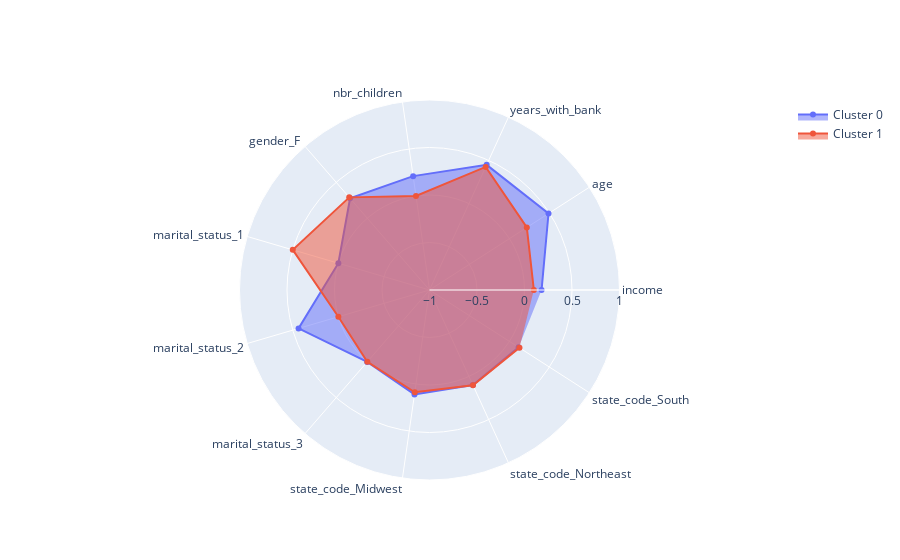

The notebook cell this image was saved under:
### Code cell
features = list(means3.columns)

fig = go.Figure()

clusters=[0,1]

for c in clusters:
    fig.add_trace(go.Scatterpolar(
          r=list(means3.loc[c]),
          theta=features,
          fill='toself',
          name='Cluster '+str(c)
    ))

fig.update_layout(
      polar=dict(
        radialaxis=dict(
          visible=True,
          range=[-1, 1]
        )),
      showlegend=True
    )

fig.show()

### Figure 1 — Plotly figure (JSON) as saved in the notebook; plotly's stock layout.template omitted (floating-point values rounded to 4 significant figures)
{"data": [{"fill": "toself", "name": "Cluster 0", "r": [0.1797, 0.489, 0.4483, 0.2109, 0.2767, 0, 0.4367, 0.001241, 0.1104, 0.09926, 0.1154], "theta": ["income", "age", "years_with_bank", "nbr_children", "gender_F ", "marital_status_1", "marital_status_2", "marital_status_3", "state_code_Midwest", "state_code_Northeast", "state_code_South"], "type": "scatterpolar"}, {"fill": "toself", "name": "Cluster 1", "r": [0.09858, 0.2176, 0.4242, 0, 0.2901, 0.5, 0, 0, 0.08759, 0.1022, 0.1259], "theta": ["income", "age", "years_with_bank", "nbr_children", "gender_F ", "marital_status_1", "marital_status_2", "marital_status_3", "state_code_Midwest", "state_code_Northeast", "state_code_South"], "type": "scatterpolar"}], "layout": {"autosize": true, "polar": {"angularaxis": {"type": "category"}, "radialaxis": {"autorange": false, "range": [-1, 1], "type": "linear", "visible": true}}, "showlegend": true}}
